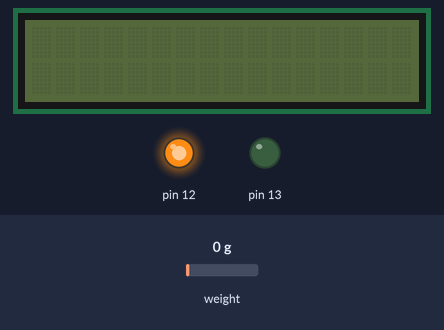
A sketch run on a simulated Arduino Uno, built with avr-gcc and run on an emulated ATmega328P. Shown: 16×2 character LCD, output pins drawn as LEDs (lit = HIGH). The test bench sets the inputs (shaded band); at power-on: weight on the scale 0 g. What the sketch prints to the serial monitor is not drawn.

Above: at 4.2 s.
4.3 s: weight on the scale set to 100 g
At 14.4 s:
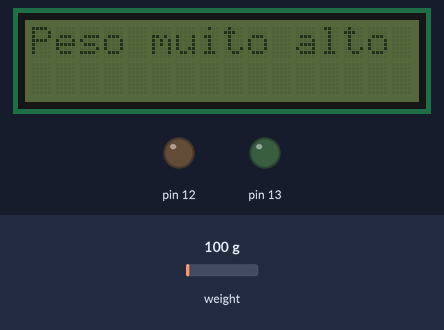
14.9 s: weight on the scale set to 1250 g
At 24.2 s:
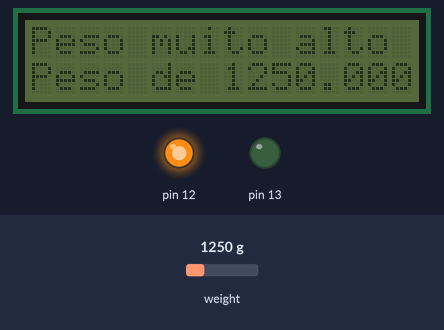
25.1 s: weight on the scale set to 2500 g
At 35.2 s:
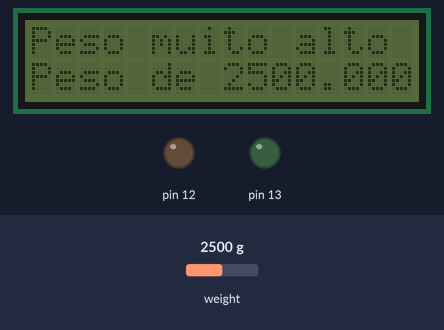
Timing chart, 0 to 36.7 s (numbered marks = the images above; inputs shaded):
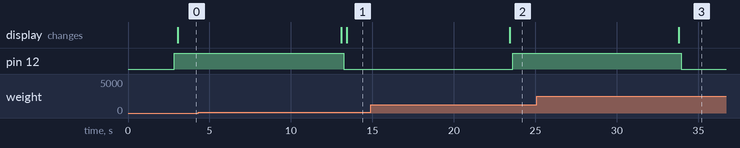

Measured:
- after the input at 4.3 s, pin 13: stays LOW (without the input it goes to HIGH after 8.8 s); the display: first changes after 8.8 s (image 1 shows a later state)
- after the input at 14.9 s, the display: changes after 8.5 s (image 2)
- after the input at 25.1 s, the display: changes after 8.7 s (image 3)

The sketch:

sketch.ino
```cpp
#include "Led.h"
#include "HX711.h"
#include <LiquidCrystal_I2C.h>

// Definindo pinos do amplificador HX711
#define DT_PIN 6
#define SCK_PIN 7

// INTANCIANDO CLASSES
LED led_1(13, LOW); // led 1 com pino(13) e estado LOW
LED led_2(12, HIGH); // led 2 com pino(12) e estado HIGH
HX711 scale;
LiquidCrystal_I2C lcd(0x27, 16,2); // LCD com endereço 0x27 e tamanho de 16x2

float medida = 0; // Variável que armazenará a medida de peso

void setup() {
  Serial.begin(115200);
  scale.begin(DT_PIN, SCK_PIN);// Iniciando a célula de carga
  scale.set_scale(377.9999921);// Definindo a escala de midição
  delay(1500);
  scale.tare();
  Serial.println("Balança Zerada");
  delay(200);
  // Estartadno LEDs e LCD
  led_1.init();
  led_2.init();
  lcd.init();
}

void loop() {
  medida = scale.get_units(100); // Salvando na variável o valor da média de 10 medidas
  lcd.print("Peso de ");// Faz o LCD imprimir o valor do peso da carga
  lcd.print(medida,6);
  lcd.setCursor(0,0);
  scale.power_down(); // Desliga o sensor
  delay(20); // Aguarda 0,2 Segundo
  scale.power_up(); // Liga o sensor

  // Estado do LED verde, apenas, ligado
  if(medida < 40){
    led_1.on();
    led_2.off();
  }
  if(medida > 40 and medida < 45){ // Mudança de estado dos LEDs e aviso do LCD de peso alto
      led_1.toggleLedState();
      led_2.toggleLedState();
      lcd.print("Peso prox limite ");
      lcd.setCursor(0,1);
  }else if(medida > 45){ // Mudança do estado do LED laranja e aviso de peso muito alto, pelo LCD
      led_1.off();
      led_2.toggleLedState();
      lcd.print("Peso muito alto ");
      lcd.setCursor(0,1);
  }
}
```

Led.h
```cpp
#ifndef BLINKLED_H
#define BLNKLED_H

#include <Arduino.h>

class LED {
private:
  byte pin; //pino de dentrada digital do LED
  byte state; //state: estado que o LED está HIWG/LOW

public:
  LED(byte pin, byte state) {
    this->pin = pin; // o pino do LED é o parâmetro de entra "pin" ao intanciar a classe
    this->state = state; // o stado do LED é o parâmetro de entrada "state" ao intanciar a classe
  }

  // Função que configura o modo dos pinos e seta o estado do LED
  void init() {
    pinMode(pin, OUTPUT);
    if(state == HIGH){
      on();
    } else{
      off();
    }
  }

  // Função que muda o estado do LED
  void toggleLedState(){
    if(state == HIGH){
      off();
    } else {
      on();
    }
  }

  // Função que liga o LED
  void on() {
    digitalWrite(pin, HIGH);
    delay(150);
    state = HIGH;
  }

  // Função que desliga o LED
  void off() {
    digitalWrite(pin, LOW);
    delay(150);
    state = LOW;
  }
};

#endif
```
